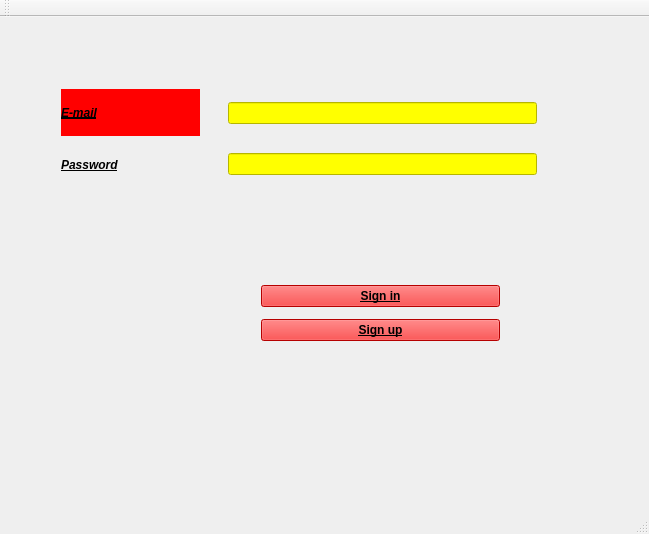
<?xml version="1.0" encoding="UTF-8"?>
<ui version="4.0">
 <class>MainWindow</class>
 <widget class="QMainWindow" name="MainWindow">
  <property name="geometry">
   <rect>
    <x>0</x>
    <y>0</y>
    <width>649</width>
    <height>534</height>
   </rect>
  </property>
  <property name="windowTitle">
   <string>TAKRIZZ  !!! BLOG SPOT</string>
  </property>
  <property name="windowIcon">
   <iconset>
    <normaloff>../build-mini-projet-Desktop-Debug/takriz.png</normaloff>../build-mini-projet-Desktop-Debug/takriz.png</iconset>
  </property>
  <property name="statusTip">
   <string>Made by ALOULOU NCIBI  &amp;&amp;  FIRAS OUERGHI 1-ATEL-1-ENIT </string>
  </property>
  <property name="styleSheet">
   <string notr="true">background-image: url(&quot;/home/firas/Desktop/mini-projet/build-mini-projet-Desktop-Debug/takriz.png&quot;);</string>
  </property>
  <widget class="QWidget" name="centralWidget">
   <widget class="QStackedWidget" name="stackedWidget">
    <property name="geometry">
     <rect>
      <x>0</x>
      <y>1</y>
      <width>651</width>
      <height>481</height>
     </rect>
    </property>
    <property name="styleSheet">
     <string notr="true"/>
    </property>
    <property name="currentIndex">
     <number>1</number>
    </property>
    <widget class="QWidget" name="page">
     <layout class="QVBoxLayout" name="verticalLayout_3">
      <item>
       <widget class="QLabel" name="label_3">
        <property name="font">
         <font>
          <weight>75</weight>
          <bold>true</bold>
          <underline>true</underline>
          <kerning>false</kerning>
         </font>
        </property>
        <property name="styleSheet">
         <string notr="true">background-color: red ;</string>
        </property>
        <property name="text">
         <string>First Name</string>
        </property>
       </widget>
      </item>
      <item>
       <widget class="QLineEdit" name="lineEdit_3">
        <property name="styleSheet">
         <string notr="true">background-color: yellow ;</string>
        </property>
       </widget>
      </item>
      <item>
       <widget class="QLabel" name="label_6">
        <property name="font">
         <font>
          <weight>75</weight>
          <bold>true</bold>
          <underline>true</underline>
          <kerning>false</kerning>
         </font>
        </property>
        <property name="autoFillBackground">
         <bool>false</bool>
        </property>
        <property name="text">
         <string>Familly Name</string>
        </property>
       </widget>
      </item>
      <item>
       <widget class="QLineEdit" name="lineEdit_4">
        <property name="styleSheet">
         <string notr="true">background-color: yellow ;</string>
        </property>
       </widget>
      </item>
      <item>
       <widget class="QLabel" name="label_8">
        <property name="font">
         <font>
          <weight>75</weight>
          <bold>true</bold>
          <underline>true</underline>
          <kerning>false</kerning>
         </font>
        </property>
        <property name="text">
         <string>Birthday</string>
        </property>
       </widget>
      </item>
      <item>
       <widget class="QDateEdit" name="dateEdit">
        <property name="styleSheet">
         <string notr="true">backgound-color : yellow;</string>
        </property>
       </widget>
      </item>
      <item>
       <widget class="QLabel" name="label_4">
        <property name="font">
         <font>
          <weight>75</weight>
          <bold>true</bold>
          <underline>true</underline>
          <kerning>false</kerning>
         </font>
        </property>
        <property name="text">
         <string>E-mail</string>
        </property>
       </widget>
      </item>
      <item>
       <widget class="QLineEdit" name="lineEdit_6">
        <property name="styleSheet">
         <string notr="true">background-color: yellow;</string>
        </property>
        <property name="text">
         <string/>
        </property>
       </widget>
      </item>
      <item>
       <widget class="QLabel" name="label_5">
        <property name="font">
         <font>
          <weight>75</weight>
          <bold>true</bold>
          <underline>true</underline>
          <kerning>false</kerning>
         </font>
        </property>
        <property name="statusTip">
         <string/>
        </property>
        <property name="autoFillBackground">
         <bool>false</bool>
        </property>
        <property name="text">
         <string>Password</string>
        </property>
       </widget>
      </item>
      <item>
       <widget class="QLineEdit" name="lineEdit_5">
        <property name="styleSheet">
         <string notr="true">background-color: yellow ;</string>
        </property>
        <property name="text">
         <string/>
        </property>
        <property name="echoMode">
         <enum>QLineEdit::Password</enum>
        </property>
       </widget>
      </item>
      <item>
       <widget class="QLabel" name="label_7">
        <property name="text">
         <string/>
        </property>
       </widget>
      </item>
      <item>
       <widget class="QPushButton" name="pushButton_3">
        <property name="font">
         <font>
          <weight>75</weight>
          <bold>true</bold>
          <underline>true</underline>
         </font>
        </property>
        <property name="cursor">
         <cursorShape>BusyCursor</cursorShape>
        </property>
        <property name="styleSheet">
         <string notr="true">background-color: red ;</string>
        </property>
        <property name="text">
         <string>Submit</string>
        </property>
        <property name="icon">
         <iconset>
          <normaloff>../build-mini-projet-Desktop-Debug/takriz.png</normaloff>../build-mini-projet-Desktop-Debug/takriz.png</iconset>
        </property>
       </widget>
      </item>
      <item>
       <widget class="QPushButton" name="pushButton_4">
        <property name="font">
         <font>
          <weight>75</weight>
          <italic>false</italic>
          <bold>true</bold>
          <underline>true</underline>
         </font>
        </property>
        <property name="styleSheet">
         <string notr="true">background-color: red;
border-color: red;
</string>
        </property>
        <property name="text">
         <string>Go Back</string>
        </property>
        <property name="icon">
         <iconset>
          <normaloff>../build-mini-projet-Desktop-Debug/takriz.png</normaloff>../build-mini-projet-Desktop-Debug/takriz.png</iconset>
        </property>
       </widget>
      </item>
     </layout>
    </widget>
    <widget class="QWidget" name="page_2">
     <widget class="QWidget" name="layoutWidget">
      <property name="geometry">
       <rect>
        <x>50</x>
        <y>60</y>
        <width>161</width>
        <height>121</height>
       </rect>
      </property>
      <layout class="QVBoxLayout" name="verticalLayout">
       <item>
        <widget class="QLabel" name="label">
         <property name="font">
          <font>
           <weight>75</weight>
           <italic>true</italic>
           <bold>true</bold>
           <underline>true</underline>
           <kerning>false</kerning>
          </font>
         </property>
         <property name="styleSheet">
          <string notr="true">background-color: red ;</string>
         </property>
         <property name="text">
          <string>E-mail</string>
         </property>
        </widget>
       </item>
       <item>
        <widget class="QLabel" name="label_2">
         <property name="font">
          <font>
           <weight>75</weight>
           <italic>true</italic>
           <bold>true</bold>
           <underline>true</underline>
           <strikeout>false</strikeout>
           <kerning>false</kerning>
          </font>
         </property>
         <property name="text">
          <string>Password</string>
         </property>
        </widget>
       </item>
      </layout>
     </widget>
     <widget class="QWidget" name="layoutWidget">
      <property name="geometry">
       <rect>
        <x>217</x>
        <y>50</y>
        <width>331</width>
        <height>141</height>
       </rect>
      </property>
      <layout class="QVBoxLayout" name="verticalLayout_2">
       <item>
        <widget class="QLineEdit" name="lineEdit">
         <property name="styleSheet">
          <string notr="true">background-color: yellow ;</string>
         </property>
         <property name="inputMethodHints">
          <set>Qt::ImhNone</set>
         </property>
        </widget>
       </item>
       <item>
        <widget class="QLineEdit" name="lineEdit_2">
         <property name="styleSheet">
          <string notr="true">background-color: yellow;</string>
         </property>
         <property name="echoMode">
          <enum>QLineEdit::Password</enum>
         </property>
        </widget>
       </item>
      </layout>
     </widget>
     <widget class="QWidget" name="layoutWidget">
      <property name="geometry">
       <rect>
        <x>250</x>
        <y>250</y>
        <width>261</width>
        <height>91</height>
       </rect>
      </property>
      <layout class="QVBoxLayout" name="verticalLayout_4">
       <item>
        <widget class="QPushButton" name="pushButton">
         <property name="sizeIncrement">
          <size>
           <width>1</width>
           <height>1</height>
          </size>
         </property>
         <property name="palette">
          <palette>
           <active>
            <colorrole role="WindowText">
             <brush brushstyle="SolidPattern">
              <color alpha="255">
               <red>0</red>
               <green>0</green>
               <blue>0</blue>
              </color>
             </brush>
            </colorrole>
            <colorrole role="Button">
             <brush brushstyle="SolidPattern">
              <color alpha="255">
               <red>255</red>
               <green>0</green>
               <blue>0</blue>
              </color>
             </brush>
            </colorrole>
            <colorrole role="Light">
             <brush brushstyle="SolidPattern">
              <color alpha="255">
               <red>255</red>
               <green>255</green>
               <blue>255</blue>
              </color>
             </brush>
            </colorrole>
            <colorrole role="Midlight">
             <brush brushstyle="SolidPattern">
              <color alpha="255">
               <red>191</red>
               <green>194</green>
               <blue>255</blue>
              </color>
             </brush>
            </colorrole>
            <colorrole role="Dark">
             <brush brushstyle="SolidPattern">
              <color alpha="255">
               <red>64</red>
               <green>67</green>
               <blue>127</blue>
              </color>
             </brush>
            </colorrole>
            <colorrole role="Mid">
             <brush brushstyle="SolidPattern">
              <color alpha="255">
               <red>85</red>
               <green>89</green>
               <blue>170</blue>
              </color>
             </brush>
            </colorrole>
            <colorrole role="Text">
             <brush brushstyle="SolidPattern">
              <color alpha="255">
               <red>0</red>
               <green>0</green>
               <blue>0</blue>
              </color>
             </brush>
            </colorrole>
            <colorrole role="BrightText">
             <brush brushstyle="SolidPattern">
              <color alpha="255">
               <red>255</red>
               <green>255</green>
               <blue>255</blue>
              </color>
             </brush>
            </colorrole>
            <colorrole role="ButtonText">
             <brush brushstyle="SolidPattern">
              <color alpha="255">
               <red>0</red>
               <green>0</green>
               <blue>0</blue>
              </color>
             </brush>
            </colorrole>
            <colorrole role="Base">
             <brush brushstyle="SolidPattern">
              <color alpha="255">
               <red>255</red>
               <green>0</green>
               <blue>0</blue>
              </color>
             </brush>
            </colorrole>
            <colorrole role="Window">
             <brush brushstyle="SolidPattern">
              <color alpha="255">
               <red>255</red>
               <green>0</green>
               <blue>0</blue>
              </color>
             </brush>
            </colorrole>
            <colorrole role="Shadow">
             <brush brushstyle="SolidPattern">
              <color alpha="255">
               <red>0</red>
               <green>0</green>
               <blue>0</blue>
              </color>
             </brush>
            </colorrole>
            <colorrole role="AlternateBase">
             <brush brushstyle="SolidPattern">
              <color alpha="255">
               <red>191</red>
               <green>194</green>
               <blue>255</blue>
              </color>
             </brush>
            </colorrole>
            <colorrole role="ToolTipBase">
             <brush brushstyle="SolidPattern">
              <color alpha="255">
               <red>255</red>
               <green>255</green>
               <blue>220</blue>
              </color>
             </brush>
            </colorrole>
            <colorrole role="ToolTipText">
             <brush brushstyle="SolidPattern">
              <color alpha="255">
               <red>0</red>
               <green>0</green>
               <blue>0</blue>
              </color>
             </brush>
            </colorrole>
           </active>
           <inactive>
            <colorrole role="WindowText">
             <brush brushstyle="SolidPattern">
              <color alpha="255">
               <red>0</red>
               <green>0</green>
               <blue>0</blue>
              </color>
             </brush>
            </colorrole>
            <colorrole role="Button">
             <brush brushstyle="SolidPattern">
              <color alpha="255">
               <red>255</red>
               <green>0</green>
               <blue>0</blue>
              </color>
             </brush>
            </colorrole>
            <colorrole role="Light">
             <brush brushstyle="SolidPattern">
              <color alpha="255">
               <red>255</red>
               <green>255</green>
               <blue>255</blue>
              </color>
             </brush>
            </colorrole>
            <colorrole role="Midlight">
             <brush brushstyle="SolidPattern">
              <color alpha="255">
               <red>191</red>
               <green>194</green>
               <blue>255</blue>
              </color>
             </brush>
            </colorrole>
            <colorrole role="Dark">
             <brush brushstyle="SolidPattern">
              <color alpha="255">
               <red>64</red>
               <green>67</green>
               <blue>127</blue>
              </color>
             </brush>
            </colorrole>
            <colorrole role="Mid">
             <brush brushstyle="SolidPattern">
              <color alpha="255">
               <red>85</red>
               <green>89</green>
               <blue>170</blue>
              </color>
             </brush>
            </colorrole>
            <colorrole role="Text">
             <brush brushstyle="SolidPattern">
              <color alpha="255">
               <red>0</red>
               <green>0</green>
               <blue>0</blue>
              </color>
             </brush>
            </colorrole>
            <colorrole role="BrightText">
             <brush brushstyle="SolidPattern">
              <color alpha="255">
               <red>255</red>
               <green>255</green>
               <blue>255</blue>
              </color>
             </brush>
            </colorrole>
            <colorrole role="ButtonText">
             <brush brushstyle="SolidPattern">
              <color alpha="255">
               <red>0</red>
               <green>0</green>
               <blue>0</blue>
              </color>
             </brush>
            </colorrole>
            <colorrole role="Base">
             <brush brushstyle="SolidPattern">
              <color alpha="255">
               <red>255</red>
               <green>0</green>
               <blue>0</blue>
              </color>
             </brush>
            </colorrole>
            <colorrole role="Window">
             <brush brushstyle="SolidPattern">
              <color alpha="255">
               <red>255</red>
               <green>0</green>
               <blue>0</blue>
              </color>
             </brush>
            </colorrole>
            <colorrole role="Shadow">
             <brush brushstyle="SolidPattern">
              <color alpha="255">
               <red>0</red>
               <green>0</green>
               <blue>0</blue>
              </color>
             </brush>
            </colorrole>
            <colorrole role="AlternateBase">
             <brush brushstyle="SolidPattern">
              <color alpha="255">
               <red>191</red>
               <green>194</green>
               <blue>255</blue>
              </color>
             </brush>
            </colorrole>
            <colorrole role="ToolTipBase">
             <brush brushstyle="SolidPattern">
              <color alpha="255">
               <red>255</red>
               <green>255</green>
               <blue>220</blue>
              </color>
             </brush>
            </colorrole>
            <colorrole role="ToolTipText">
             <brush brushstyle="SolidPattern">
              <color alpha="255">
               <red>0</red>
               <green>0</green>
               <blue>0</blue>
              </color>
             </brush>
            </colorrole>
           </inactive>
           <disabled>
            <colorrole role="WindowText">
             <brush brushstyle="SolidPattern">
              <color alpha="255">
               <red>64</red>
               <green>67</green>
               <blue>127</blue>
              </color>
             </brush>
            </colorrole>
            <colorrole role="Button">
             <brush brushstyle="SolidPattern">
              <color alpha="255">
               <red>255</red>
               <green>0</green>
               <blue>0</blue>
              </color>
             </brush>
            </colorrole>
            <colorrole role="Light">
             <brush brushstyle="SolidPattern">
              <color alpha="255">
               <red>255</red>
               <green>255</green>
               <blue>255</blue>
              </color>
             </brush>
            </colorrole>
            <colorrole role="Midlight">
             <brush brushstyle="SolidPattern">
              <color alpha="255">
               <red>191</red>
               <green>194</green>
               <blue>255</blue>
              </color>
             </brush>
            </colorrole>
            <colorrole role="Dark">
             <brush brushstyle="SolidPattern">
              <color alpha="255">
               <red>64</red>
               <green>67</green>
               <blue>127</blue>
              </color>
             </brush>
            </colorrole>
            <colorrole role="Mid">
             <brush brushstyle="SolidPattern">
              <color alpha="255">
               <red>85</red>
               <green>89</green>
               <blue>170</blue>
              </color>
             </brush>
            </colorrole>
            <colorrole role="Text">
             <brush brushstyle="SolidPattern">
              <color alpha="255">
               <red>64</red>
               <green>67</green>
               <blue>127</blue>
              </color>
             </brush>
            </colorrole>
            <colorrole role="BrightText">
             <brush brushstyle="SolidPattern">
              <color alpha="255">
               <red>255</red>
               <green>255</green>
               <blue>255</blue>
              </color>
             </brush>
            </colorrole>
            <colorrole role="ButtonText">
             <brush brushstyle="SolidPattern">
              <color alpha="255">
               <red>64</red>
               <green>67</green>
               <blue>127</blue>
              </color>
             </brush>
            </colorrole>
            <colorrole role="Base">
             <brush brushstyle="SolidPattern">
              <color alpha="255">
               <red>255</red>
               <green>0</green>
               <blue>0</blue>
              </color>
             </brush>
            </colorrole>
            <colorrole role="Window">
             <brush brushstyle="SolidPattern">
              <color alpha="255">
               <red>255</red>
               <green>0</green>
               <blue>0</blue>
              </color>
             </brush>
            </colorrole>
            <colorrole role="Shadow">
             <brush brushstyle="SolidPattern">
              <color alpha="255">
               <red>0</red>
               <green>0</green>
               <blue>0</blue>
              </color>
             </brush>
            </colorrole>
            <colorrole role="AlternateBase">
             <brush brushstyle="SolidPattern">
              <color alpha="255">
               <red>128</red>
               <green>134</green>
               <blue>255</blue>
              </color>
             </brush>
            </colorrole>
            <colorrole role="ToolTipBase">
             <brush brushstyle="SolidPattern">
              <color alpha="255">
               <red>255</red>
               <green>255</green>
               <blue>220</blue>
              </color>
             </brush>
            </colorrole>
            <colorrole role="ToolTipText">
             <brush brushstyle="SolidPattern">
              <color alpha="255">
               <red>0</red>
               <green>0</green>
               <blue>0</blue>
              </color>
             </brush>
            </colorrole>
           </disabled>
          </palette>
         </property>
         <property name="font">
          <font>
           <weight>75</weight>
           <bold>true</bold>
           <underline>true</underline>
           <kerning>false</kerning>
          </font>
         </property>
         <property name="cursor">
          <cursorShape>BusyCursor</cursorShape>
         </property>
         <property name="mouseTracking">
          <bool>true</bool>
         </property>
         <property name="focusPolicy">
          <enum>Qt::ClickFocus</enum>
         </property>
         <property name="statusTip">
          <string extracomment="click to sign in "/>
         </property>
         <property name="styleSheet">
          <string notr="true">background-color: red ;</string>
         </property>
         <property name="text">
          <string>Sign in</string>
         </property>
         <property name="icon">
          <iconset>
           <normaloff>../build-mini-projet-Desktop-Debug/takriz.png</normaloff>../build-mini-projet-Desktop-Debug/takriz.png</iconset>
         </property>
        </widget>
       </item>
       <item>
        <widget class="QPushButton" name="pushButton_2">
         <property name="sizeIncrement">
          <size>
           <width>1</width>
           <height>1</height>
          </size>
         </property>
         <property name="font">
          <font>
           <weight>75</weight>
           <bold>true</bold>
           <underline>true</underline>
           <strikeout>false</strikeout>
           <kerning>false</kerning>
          </font>
         </property>
         <property name="mouseTracking">
          <bool>true</bool>
         </property>
         <property name="focusPolicy">
          <enum>Qt::ClickFocus</enum>
         </property>
         <property name="styleSheet">
          <string notr="true">background-color: red ;</string>
         </property>
         <property name="text">
          <string>Sign up</string>
         </property>
         <property name="icon">
          <iconset>
           <normaloff>../build-mini-projet-Desktop-Debug/takriz.png</normaloff>../build-mini-projet-Desktop-Debug/takriz.png</iconset>
         </property>
        </widget>
       </item>
      </layout>
     </widget>
    </widget>
   </widget>
  </widget>
  <widget class="QMenuBar" name="menuBar">
   <property name="geometry">
    <rect>
     <x>0</x>
     <y>0</y>
     <width>649</width>
     <height>25</height>
    </rect>
   </property>
  </widget>
  <widget class="QToolBar" name="mainToolBar">
   <attribute name="toolBarArea">
    <enum>TopToolBarArea</enum>
   </attribute>
   <attribute name="toolBarBreak">
    <bool>false</bool>
   </attribute>
  </widget>
  <widget class="QStatusBar" name="statusBar"/>
 </widget>
 <layoutdefault spacing="6" margin="11"/>
 <resources/>
 <connections/>
</ui>
